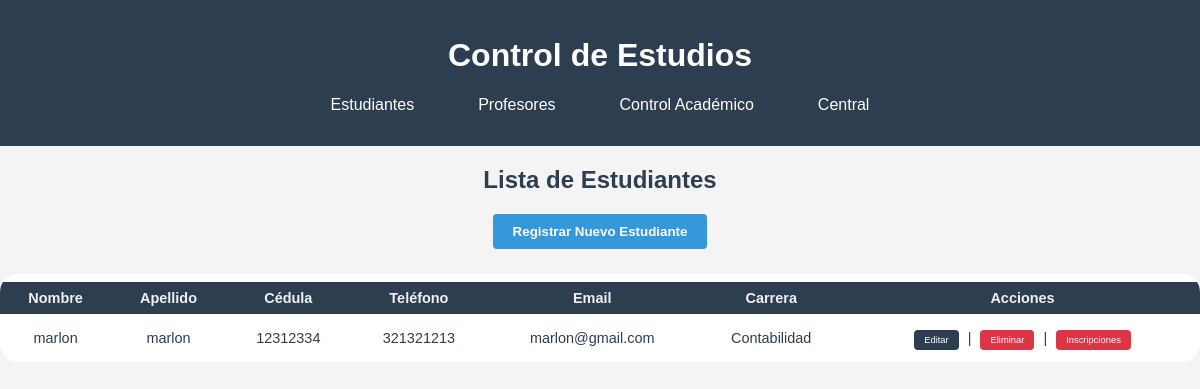
The page /estudiantes/ on the database as committed earlier.
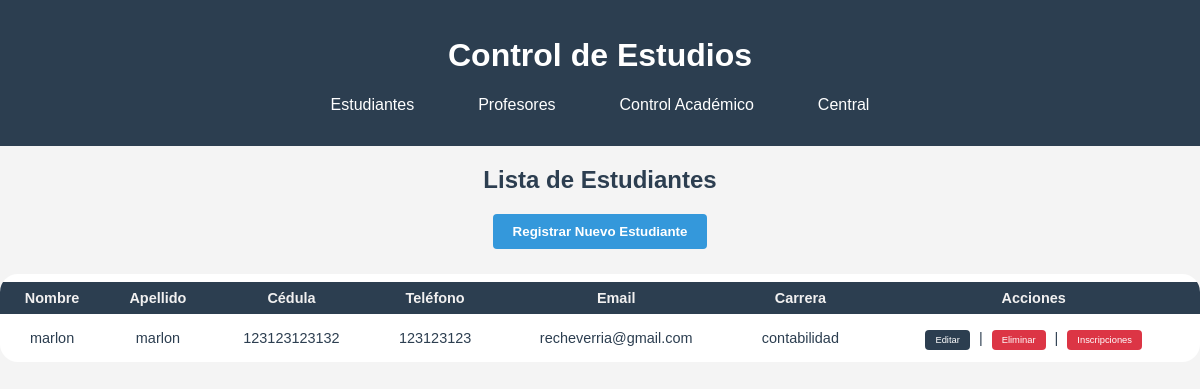
The same page on the database as committed later.
### modulos/estudiantes/models.py (models this page shows, shortened)
class Estudiante(Persona):
    __tablename__ = 'estudiantes'
    cedula = db.Column(db.String(20), db.ForeignKey('personas.cedula'), primary_key=True)
    carrera_id = db.Column(db.Integer, db.ForeignKey('carreras.id'), nullable=True)
    solvente = db.Column(db.Boolean, default = False)
    carrera = db.relationship('Carrera', back_populates='estudiantes')
    inscripciones = db.relationship('Inscripcion', back_populates='estudiante', cascade="all, delete-orphan")
    notas = db.relationship('Nota', back_populates='estudiante', cascade="all, delete-orphan")
    __mapper_args__ = {
        'polymorphic_identity': 'estudiante',
    }

### modulos/central/models.py (models this page shows, shortened)
class Persona(db.Model):
    __tablename__ = 'personas'
    cedula = db.Column(db.String(20), primary_key=True, unique=True)
    nombre = db.Column(db.String(100), nullable=False)
    apellido = db.Column(db.String(100), nullable=False)
    numero_telefono = db.Column(db.Integer)
    correo_electronico = db.Column(db.String(100), unique=True, nullable=False)
    usuario = db.Column(db.String(50), unique=True, nullable=False)
    contrasenia = db.Column(db.String(100), nullable=False)
    rol = db.Column(db.String(20), nullable=False)
    __mapper_args__ = {
        'polymorphic_identity': 'persona',
        'polymorphic_on': rol
    }

### modulos/control_academico/models.py (models this page shows, shortened)
class Carrera(db.Model):
    __tablename__ = 'carreras'
    id = db.Column(db.Integer, primary_key=True)
    nombre = db.Column(db.String(100), nullable=False, unique=True)
    programas = db.relationship('Programa', back_populates='carrera')
    estudiantes = db.relationship('Estudiante', back_populates='carrera')

### modulos/estudiantes/routes.py (the view)
@bp.route('/')
def index():
    estudiantes = Estudiante.query.all()
    return render_template('estudiantes/listar_estudiantes.html', estudiantes=estudiantes)

### modulos/estudiantes/templates/estudiantes/listar_estudiantes.html (shortened to what this page needs)
{% extends "central/base.html" %}
{% block content %}
<h2 class="titulo-estudiantes">Lista de Estudiantes</h2>
<a href="{{ url_for('estudiantes.nuevo_estudiante') }}">
    <button type="button" class="btn-nuevo-estudiante">Registrar Nuevo Estudiante</button>
</a>
<div class="tabla-estudiantes-contenedor">
    {% if estudiantes %}
        <table class="tabla-estudiantes">
            <thead>
                <tr>
                    <th>Nombre</th>
                    <th>Apellido</th>
                    <th>Cédula</th>
                    <th>Teléfono</th>
                    <th>Email</th>
                    <th>Carrera</th>
                    <th>Acciones</th>
                </tr>
            </thead>
            <tbody>
                {% for estudiante in estudiantes %}
                <tr>
                    <td>{{ estudiante.nombre }}</td>
                    <td>{{ estudiante.apellido }}</td>
                    <td>{{ estudiante.cedula }}</td>
                    <td>{{ estudiante.numero_telefono }}</td>
                    <td>{{ estudiante.correo_electronico }}</td>
                    <td>{{ estudiante.carrera.nombre }}</td>
                    <td>
                        <a href="{{ url_for('estudiantes.editar_estudiante', cedula=estudiante.cedula) }}" class="btn-accion editar">Editar</a> |
                        <a href="{{ url_for('estudiantes.eliminar_estudiante', cedula=estudiante.cedula) }}" class="btn-accion eliminar">Eliminar</a> |
                        <a href="{{ url_for('estudiantes.inscripciones', cedula=estudiante.cedula) }}" class="btn-accion eliminar">Inscripciones</a>
                    </td>
                </tr>
                {% endfor %}
            </tbody>
        </table>
    {% else %}
        <h2>No hay estudiantes registrados</h2>
    {% endif %}
</div>
{% endblock %}

### modulos/central/templates/central/base.html (shortened to what this page needs)
<!DOCTYPE html>
<html>
<head>
    <link rel="stylesheet" href="{{ url_for('static', filename='css/style.css') }}">
</head>
<body>
    <header>
        <h1>Control de Estudios</h1>
        <nav>
            <ul>
                <li><a href="{{ url_for('estudiantes.index') }}">Estudiantes</a></li>
                <li><a href="{{ url_for('profesores.index') }}">Profesores</a></li>
                <li><a href="{{ url_for('control_academico.index') }}">Control Académico</a></li>
                <li><a href="{{ url_for('central.index') }}">Central</a></li>
            </ul>
        </nav>
    </header>
    <main>
        {% block content %}{% endblock %}
    </main>
</body>
</html>

### modulos/static/css/style.css (style rules this page uses)
body { font-family: Arial, sans-serif; margin: 0; padding: 0; background-color: #f4f4f4; }
header { background-color: #2c3e50; color: white; padding: 1rem; text-align: center; }
nav ul { list-style: none; padding: 0; display: flex; justify-content: center; gap: 2rem; }
nav a { color: white; text-decoration: none; padding: 0.5rem 1rem; border-radius: 4px; transition: background-color 0.3s; }
.titulo-estudiantes { text-align: center; margin-top: 20px; color: #2c3e50; }
a { text-decoration: none ; }
.btn-nuevo-estudiante { text-decoration: none; display: block; margin: 15px auto 25px auto; padding: 10px 20px; background-color: #3498db; color: white; border: none; border-radius: 4px; font-weight: bold; cursor: pointer; transition: background 0.2s; }
.tabla-estudiantes-contenedor { overflow-x: auto; margin: 0 auto; max-width: 2000px; }
.tabla-estudiantes { width: 100%; max-width: 1500; margin: 0 auto 30px auto; border-collapse: separate; border-spacing: 0 8px; border-radius: 18px; margin-bottom: 30px; background: #fff; overflow: hidden; }
.tabla-estudiantes th, .tabla-estudiantes td { padding: 8px 12px; text-align: center; }
.tabla-estudiantes, .tabla-estudiantes th, .tabla-estudiantes td { font-family: Arial, sans-serif; font-size: 0.95em; color: #2c3e50; }
.tabla-estudiantes th { background-color: #2c3e50; color: #f1f0f0; }
.btn-accion { padding: 2px 6px; border-radius: 2px; text-decoration: none; font-size: 0.65em; margin: 0 1px; }
.btn-accion.editar { background: #2c3e50; color: white; }
.btn-accion.eliminar { background: #2c3e50; color: white; }
.btn-accion { padding: 5px 10px; border-radius: 4px; text-decoration: none; color: white; margin: 0 5px; }
.btn-accion.eliminar { background-color: #dc3545; }

Rows that differ between the two databases and show on the page:
removed Estudiante: nombre "marlon", apellido "marlon", cedula "12312334", numero_telefono "321321213", correo_electronico "marlon@gmail.com", carrera.nombre "Contabilidad"
added Estudiante: nombre "marlon", apellido "marlon", cedula "123123123132", numero_telefono "123123123", correo_electronico "recheverria@gmail.com", carrera.nombre "contabilidad"
